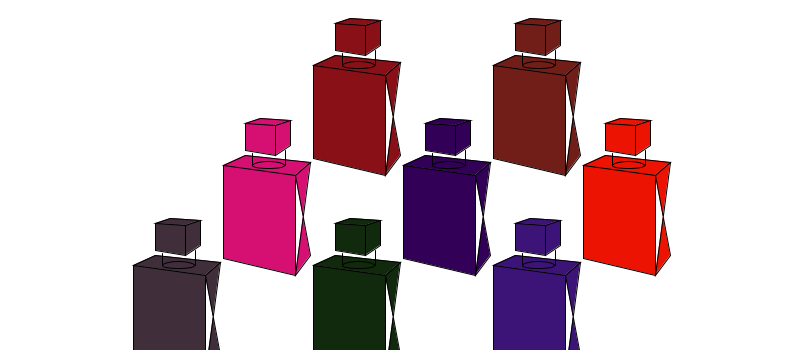
Frame 1 (no input)
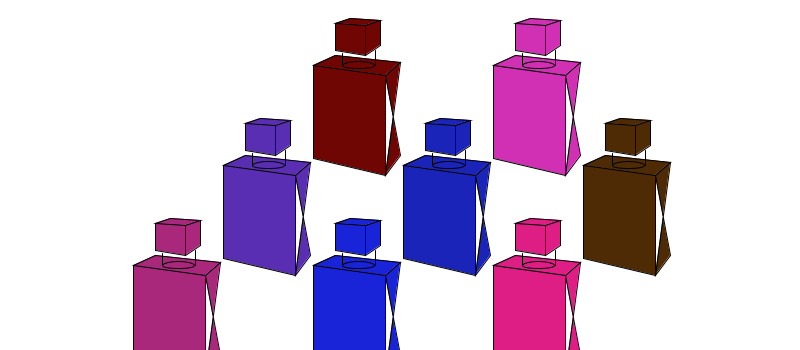
Frame 60 (the mouse pressed at the canvas centre just before this capture)
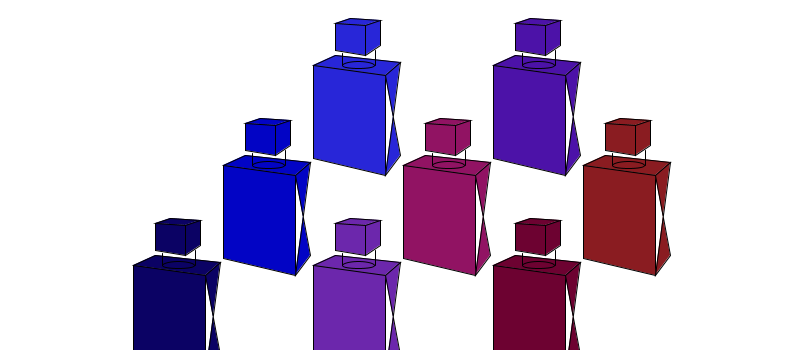
Frame 120 (the mouse held since frame 60 and released just before this capture)

The Processing sketch that drew these frames (run headless with seeded random() and noise(); from frame 60 on, the mouse is pressed at the canvas centre):

// Processing sketch: processing_116354
// ── processing_116354.pde

float r;


void setup() {
  size(800, 350);
  smooth(); 
  r=random(0, 255);
}

void draw() {
  background(255);

  perfume(90, 100, 30);
  perfume(180, 0, 100);
  perfume(270, -100, 50);
  perfume(360, 0, 60);
  perfume(450, -100, 40);
  perfume(540, 0, 80);
  perfume(450, 100, 40);
  perfume(270, 100, 50);
  

}

void perfume(float x, float y, float c) {
  pushMatrix();
  translate(x, y);
  fill(random(250), random(50), random(250));
  quad(80, 118, 110, 120, 95, 125, 65, 123);
  quad(110, 120, 110, 145, 95, 155, 95, 125);
  quad(65, 123, 95, 125, 95, 155, 65, 150);
  quad(65, 155, 130, 162, 115, 175, 43, 165);
  quad(43, 165, 115, 175, 115, 275, 43, 258);
  quad(115, 175, 130, 162, 115, 275, 130, 255);
  ellipse(88, 165, 32, 7);
  line(72, 153, 72, 165);
  line(105, 150, 105, 165);

  popMatrix();
}
